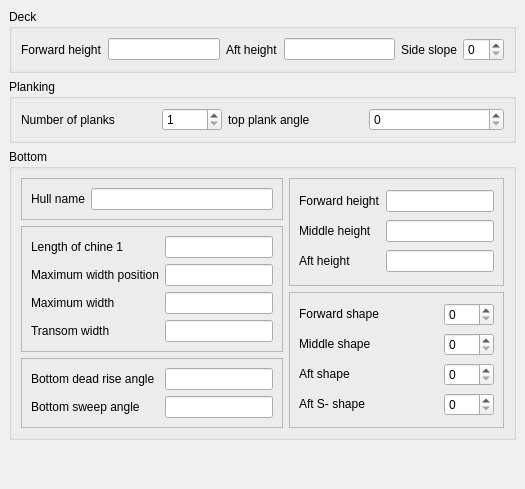
     <widget class="QWidget" name="tab" >
      <attribute name="title" >
       <string>Deck and bottom</string>
      </attribute>
      <layout class="QGridLayout" >
       <property name="margin" >
        <number>9</number>
       </property>
       <property name="spacing" >
        <number>6</number>
       </property>
       <item row="1" column="0" >
        <widget class="QGroupBox" name="groupBox_2" >
         <property name="title" >
          <string>Planking</string>
         </property>
         <layout class="QGridLayout" >
          <property name="margin" >
           <number>9</number>
          </property>
          <property name="spacing" >
           <number>6</number>
          </property>
          <item row="0" column="3" >
           <widget class="QSpinBox" name="spinBox_21" />
          </item>
          <item row="0" column="2" >
           <widget class="QLabel" name="label_21" >
            <property name="text" >
             <string>top plank angle</string>
            </property>
           </widget>
          </item>
          <item row="0" column="1" >
           <widget class="QSpinBox" name="spinBox_20" >
            <property name="sizePolicy" >
             <sizepolicy>
              <hsizetype>0</hsizetype>
              <vsizetype>0</vsizetype>
              <horstretch>0</horstretch>
              <verstretch>0</verstretch>
             </sizepolicy>
            </property>
            <property name="minimumSize" >
             <size>
              <width>60</width>
              <height>22</height>
             </size>
            </property>
            <property name="maximum" >
             <number>6</number>
            </property>
            <property name="minimum" >
             <number>1</number>
            </property>
           </widget>
          </item>
          <item row="0" column="0" >
           <widget class="QLabel" name="label_20" >
            <property name="text" >
             <string>Number of planks</string>
            </property>
           </widget>
          </item>
         </layout>
        </widget>
       </item>
       <item row="0" column="0" >
        <widget class="QGroupBox" name="groupBox_3" >
         <property name="title" >
          <string>Deck</string>
         </property>
         <layout class="QGridLayout" >
          <property name="margin" >
           <number>9</number>
          </property>
          <property name="spacing" >
           <number>6</number>
          </property>
          <item row="0" column="1" >
           <widget class="QLineEdit" name="lineEdit_31" />
          </item>
          <item row="0" column="2" >
           <widget class="QLabel" name="label_32" >
            <property name="text" >
             <string>Aft height</string>
            </property>
           </widget>
          </item>
          <item row="0" column="3" >
           <widget class="QLineEdit" name="lineEdit_32" />
          </item>
          <item row="0" column="4" >
           <widget class="QLabel" name="label_33" >
            <property name="text" >
             <string>Side slope</string>
            </property>
           </widget>
          </item>
          <item row="0" column="5" >
           <widget class="QSpinBox" name="spinBox_33" />
          </item>
          <item row="0" column="0" >
           <widget class="QLabel" name="label_31" >
            <property name="text" >
             <string>Forward height</string>
            </property>
           </widget>
          </item>
         </layout>
        </widget>
       </item>
       <item row="3" column="0" >
        <spacer>
         <property name="orientation" >
          <enum>Qt::Vertical</enum>
         </property>
         <property name="sizeHint" >
          <size>
           <width>20</width>
           <height>40</height>
          </size>
         </property>
        </spacer>
       </item>
       <item row="2" column="0" >
        <widget class="QGroupBox" name="groupBox_1" >
         <property name="sizePolicy" >
          <sizepolicy>
           <hsizetype>5</hsizetype>
           <vsizetype>1</vsizetype>
           <horstretch>0</horstretch>
           <verstretch>0</verstretch>
          </sizepolicy>
         </property>
         <property name="title" >
          <string>Bottom</string>
         </property>
         <layout class="QGridLayout" >
          <property name="margin" >
           <number>9</number>
          </property>
          <property name="spacing" >
           <number>6</number>
          </property>
          <item row="0" column="0" >
           <widget class="QFrame" name="frame_5" >
            <property name="frameShape" >
             <enum>QFrame::StyledPanel</enum>
            </property>
            <property name="frameShadow" >
             <enum>QFrame::Raised</enum>
            </property>
            <layout class="QGridLayout" >
             <property name="margin" >
              <number>9</number>
             </property>
             <property name="spacing" >
              <number>6</number>
             </property>
             <item row="0" column="1" >
              <widget class="QLineEdit" name="lineEdit" >
               <property name="minimumSize" >
                <size>
                 <width>150</width>
                 <height>22</height>
                </size>
               </property>
              </widget>
             </item>
             <item row="0" column="0" >
              <widget class="QLabel" name="labelname" >
               <property name="sizePolicy" >
                <sizepolicy>
                 <hsizetype>5</hsizetype>
                 <vsizetype>0</vsizetype>
                 <horstretch>0</horstretch>
                 <verstretch>0</verstretch>
                </sizepolicy>
               </property>
               <property name="text" >
                <string>Hull name</string>
               </property>
              </widget>
             </item>
            </layout>
           </widget>
          </item>
          <item rowspan="2" row="1" column="0" >
           <widget class="QFrame" name="frame_2" >
            <property name="frameShape" >
             <enum>QFrame::StyledPanel</enum>
            </property>
            <property name="frameShadow" >
             <enum>QFrame::Raised</enum>
            </property>
            <layout class="QGridLayout" >
             <property name="margin" >
              <number>9</number>
             </property>
             <property name="spacing" >
              <number>6</number>
             </property>
             <item row="0" column="1" >
              <widget class="QLineEdit" name="lineEdit_1" >
               <property name="minimumSize" >
                <size>
                 <width>80</width>
                 <height>22</height>
                </size>
               </property>
              </widget>
             </item>
             <item row="1" column="1" >
              <widget class="QLineEdit" name="lineEdit_2" />
             </item>
             <item row="0" column="0" >
              <widget class="QLabel" name="label_1" >
               <property name="sizePolicy" >
                <sizepolicy>
                 <hsizetype>5</hsizetype>
                 <vsizetype>0</vsizetype>
                 <horstretch>0</horstretch>
                 <verstretch>0</verstretch>
                </sizepolicy>
               </property>
               <property name="text" >
                <string>Length of chine 1</string>
               </property>
              </widget>
             </item>
             <item row="1" column="0" >
              <widget class="QLabel" name="label_2" >
               <property name="sizePolicy" >
                <sizepolicy>
                 <hsizetype>5</hsizetype>
                 <vsizetype>0</vsizetype>
                 <horstretch>0</horstretch>
                 <verstretch>0</verstretch>
                </sizepolicy>
               </property>
               <property name="text" >
                <string>Maximum width position</string>
               </property>
              </widget>
             </item>
             <item row="2" column="0" >
              <widget class="QLabel" name="label_3" >
               <property name="sizePolicy" >
                <sizepolicy>
                 <hsizetype>5</hsizetype>
                 <vsizetype>0</vsizetype>
                 <horstretch>0</horstretch>
                 <verstretch>0</verstretch>
                </sizepolicy>
               </property>
               <property name="text" >
                <string>Maximum width</string>
               </property>
              </widget>
             </item>
             <item row="2" column="1" >
              <widget class="QLineEdit" name="lineEdit_3" />
             </item>
             <item row="3" column="1" >
              <widget class="QLineEdit" name="lineEdit_4" />
             </item>
             <item row="3" column="0" >
              <widget class="QLabel" name="label_4" >
               <property name="sizePolicy" >
                <sizepolicy>
                 <hsizetype>5</hsizetype>
                 <vsizetype>0</vsizetype>
                 <horstretch>0</horstretch>
                 <verstretch>0</verstretch>
                </sizepolicy>
               </property>
               <property name="text" >
                <string>Transom width</string>
               </property>
              </widget>
             </item>
            </layout>
           </widget>
          </item>
          <item row="3" column="0" >
           <widget class="QFrame" name="frame" >
            <property name="frameShape" >
             <enum>QFrame::StyledPanel</enum>
            </property>
            <property name="frameShadow" >
             <enum>QFrame::Raised</enum>
            </property>
            <layout class="QGridLayout" >
             <property name="margin" >
              <number>9</number>
             </property>
             <property name="spacing" >
              <number>6</number>
             </property>
             <item row="0" column="0" >
              <widget class="QLabel" name="label_5" >
               <property name="sizePolicy" >
                <sizepolicy>
                 <hsizetype>5</hsizetype>
                 <vsizetype>0</vsizetype>
                 <horstretch>0</horstretch>
                 <verstretch>0</verstretch>
                </sizepolicy>
               </property>
               <property name="text" >
                <string>Bottom dead rise angle</string>
               </property>
              </widget>
             </item>
             <item row="0" column="1" >
              <widget class="QLineEdit" name="lineEdit_5" >
               <property name="sizePolicy" >
                <sizepolicy>
                 <hsizetype>0</hsizetype>
                 <vsizetype>0</vsizetype>
                 <horstretch>0</horstretch>
                 <verstretch>0</verstretch>
                </sizepolicy>
               </property>
              </widget>
             </item>
             <item row="1" column="1" >
              <widget class="QLineEdit" name="lineEdit_6" >
               <property name="sizePolicy" >
                <sizepolicy>
                 <hsizetype>0</hsizetype>
                 <vsizetype>0</vsizetype>
                 <horstretch>0</horstretch>
                 <verstretch>0</verstretch>
                </sizepolicy>
               </property>
              </widget>
             </item>
             <item row="1" column="0" >
              <widget class="QLabel" name="label_6" >
               <property name="sizePolicy" >
                <sizepolicy>
                 <hsizetype>5</hsizetype>
                 <vsizetype>0</vsizetype>
                 <horstretch>0</horstretch>
                 <verstretch>0</verstretch>
                </sizepolicy>
               </property>
               <property name="text" >
                <string>Bottom sweep angle</string>
               </property>
              </widget>
             </item>
            </layout>
           </widget>
          </item>
          <item rowspan="2" row="2" column="1" >
           <widget class="QFrame" name="frame_3" >
            <property name="frameShape" >
             <enum>QFrame::StyledPanel</enum>
            </property>
            <property name="frameShadow" >
             <enum>QFrame::Raised</enum>
            </property>
            <layout class="QGridLayout" >
             <property name="margin" >
              <number>9</number>
             </property>
             <property name="spacing" >
              <number>6</number>
             </property>
             <item row="0" column="1" >
              <widget class="QSpinBox" name="spinBox_1" >
               <property name="sizePolicy" >
                <sizepolicy>
                 <hsizetype>0</hsizetype>
                 <vsizetype>0</vsizetype>
                 <horstretch>0</horstretch>
                 <verstretch>0</verstretch>
                </sizepolicy>
               </property>
               <property name="minimumSize" >
                <size>
                 <width>50</width>
                 <height>0</height>
                </size>
               </property>
              </widget>
             </item>
             <item row="1" column="1" >
              <widget class="QSpinBox" name="spinBox_2" >
               <property name="sizePolicy" >
                <sizepolicy>
                 <hsizetype>0</hsizetype>
                 <vsizetype>0</vsizetype>
                 <horstretch>0</horstretch>
                 <verstretch>0</verstretch>
                </sizepolicy>
               </property>
               <property name="minimumSize" >
                <size>
                 <width>50</width>
                 <height>0</height>
                </size>
               </property>
              </widget>
             </item>
             <item row="2" column="1" >
              <widget class="QSpinBox" name="spinBox_3" >
               <property name="sizePolicy" >
                <sizepolicy>
                 <hsizetype>0</hsizetype>
                 <vsizetype>0</vsizetype>
                 <horstretch>0</horstretch>
                 <verstretch>0</verstretch>
                </sizepolicy>
               </property>
               <property name="minimumSize" >
                <size>
                 <width>50</width>
                 <height>0</height>
                </size>
               </property>
              </widget>
             </item>
             <item row="3" column="1" >
              <widget class="QSpinBox" name="spinBox_4" >
               <property name="sizePolicy" >
                <sizepolicy>
                 <hsizetype>0</hsizetype>
                 <vsizetype>0</vsizetype>
                 <horstretch>0</horstretch>
                 <verstretch>0</verstretch>
                </sizepolicy>
               </property>
               <property name="minimumSize" >
                <size>
                 <width>50</width>
                 <height>0</height>
                </size>
               </property>
              </widget>
             </item>
             <item row="0" column="0" >
              <widget class="QLabel" name="label_11" >
               <property name="sizePolicy" >
                <sizepolicy>
                 <hsizetype>5</hsizetype>
                 <vsizetype>0</vsizetype>
                 <horstretch>0</horstretch>
                 <verstretch>0</verstretch>
                </sizepolicy>
               </property>
               <property name="text" >
                <string>Forward shape</string>
               </property>
              </widget>
             </item>
             <item row="1" column="0" >
              <widget class="QLabel" name="label_12" >
               <property name="sizePolicy" >
                <sizepolicy>
                 <hsizetype>5</hsizetype>
                 <vsizetype>0</vsizetype>
                 <horstretch>0</horstretch>
                 <verstretch>0</verstretch>
                </sizepolicy>
               </property>
               <property name="text" >
                <string>Middle shape</string>
               </property>
              </widget>
             </item>
             <item row="2" column="0" >
              <widget class="QLabel" name="label_13" >
               <property name="sizePolicy" >
                <sizepolicy>
                 <hsizetype>5</hsizetype>
                 <vsizetype>0</vsizetype>
                 <horstretch>0</horstretch>
                 <verstretch>0</verstretch>
                </sizepolicy>
               </property>
               <property name="text" >
                <string>Aft shape</string>
               </property>
              </widget>
             </item>
             <item row="3" column="0" >
              <widget class="QLabel" name="label_14" >
               <property name="sizePolicy" >
                <sizepolicy>
                 <hsizetype>5</hsizetype>
                 <vsizetype>0</vsizetype>
                 <horstretch>0</horstretch>
                 <verstretch>0</verstretch>
                </sizepolicy>
               </property>
               <property name="text" >
                <string>Aft S- shape</string>
               </property>
              </widget>
             </item>
            </layout>
           </widget>
          </item>
          <item rowspan="2" row="0" column="1" >
           <widget class="QFrame" name="frame_4" >
            <property name="frameShape" >
             <enum>QFrame::StyledPanel</enum>
            </property>
            <property name="frameShadow" >
             <enum>QFrame::Raised</enum>
            </property>
            <layout class="QGridLayout" >
             <property name="margin" >
              <number>9</number>
             </property>
             <property name="spacing" >
              <number>6</number>
             </property>
             <item row="1" column="0" >
              <widget class="QLabel" name="label_8" >
               <property name="sizePolicy" >
                <sizepolicy>
                 <hsizetype>5</hsizetype>
                 <vsizetype>0</vsizetype>
                 <horstretch>0</horstretch>
                 <verstretch>0</verstretch>
                </sizepolicy>
               </property>
               <property name="text" >
                <string>Middle height</string>
               </property>
              </widget>
             </item>
             <item row="0" column="1" >
              <widget class="QLineEdit" name="lineEdit_7" >
               <property name="sizePolicy" >
                <sizepolicy>
                 <hsizetype>0</hsizetype>
                 <vsizetype>0</vsizetype>
                 <horstretch>0</horstretch>
                 <verstretch>0</verstretch>
                </sizepolicy>
               </property>
               <property name="minimumSize" >
                <size>
                 <width>50</width>
                 <height>22</height>
                </size>
               </property>
              </widget>
             </item>
             <item row="0" column="0" >
              <widget class="QLabel" name="label_7" >
               <property name="sizePolicy" >
                <sizepolicy>
                 <hsizetype>5</hsizetype>
                 <vsizetype>0</vsizetype>
                 <horstretch>0</horstretch>
                 <verstretch>0</verstretch>
                </sizepolicy>
               </property>
               <property name="text" >
                <string>Forward height</string>
               </property>
              </widget>
             </item>
             <item row="1" column="1" >
              <widget class="QLineEdit" name="lineEdit_8" >
               <property name="sizePolicy" >
                <sizepolicy>
                 <hsizetype>0</hsizetype>
                 <vsizetype>0</vsizetype>
                 <horstretch>0</horstretch>
                 <verstretch>0</verstretch>
                </sizepolicy>
               </property>
              </widget>
             </item>
             <item row="2" column="0" >
              <widget class="QLabel" name="label_9" >
               <property name="sizePolicy" >
                <sizepolicy>
                 <hsizetype>5</hsizetype>
                 <vsizetype>0</vsizetype>
                 <horstretch>0</horstretch>
                 <verstretch>0</verstretch>
                </sizepolicy>
               </property>
               <property name="text" >
                <string>Aft height</string>
               </property>
              </widget>
             </item>
             <item row="2" column="1" >
              <widget class="QLineEdit" name="lineEdit_9" >
               <property name="sizePolicy" >
                <sizepolicy>
                 <hsizetype>0</hsizetype>
                 <vsizetype>0</vsizetype>
                 <horstretch>0</horstretch>
                 <verstretch>0</verstretch>
                </sizepolicy>
               </property>
              </widget>
             </item>
            </layout>
           </widget>
          </item>
         </layout>
        </widget>
       </item>
      </layout>
     </widget>
